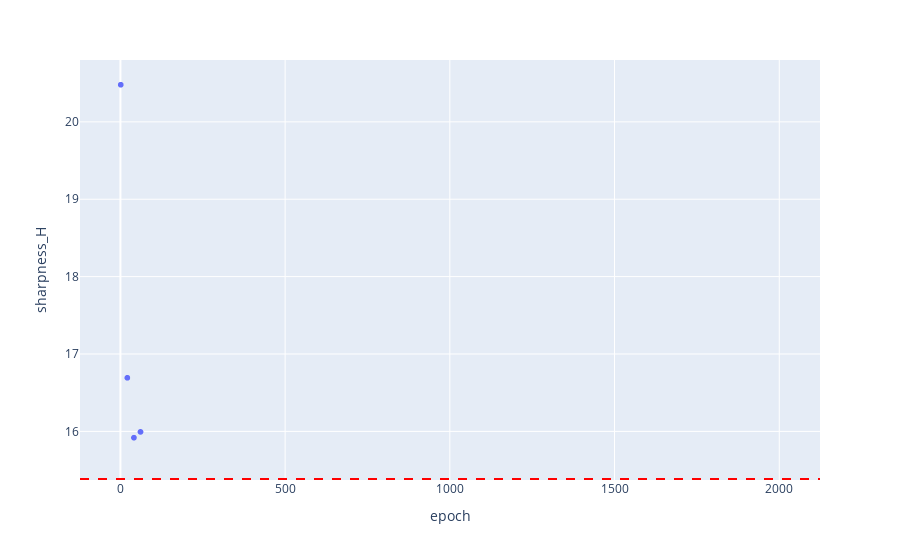

Source (notebook cell):
### Code cell
fig = px.scatter(out[out['model_id']==18], x='epoch', y='sharpness_H')
fig.add_hline(y=2/0.13, line_dash="dash", line_color="red")
fig.show()

### Figure 1 — Plotly figure (JSON) as saved in the notebook; plotly's stock layout.template omitted (floating-point values rounded to 4 significant figures; data arrays with more than 128 entries replaced by an {"elided": "..."} marker saying what was removed)
{"data": [{"hovertemplate": "epoch=%{x}<br>sharpness_H=%{y}<extra></extra>", "legendgroup": "", "marker": {"color": "#636efa", "symbol": "circle"}, "mode": "markers", "name": "", "showlegend": false, "x": {"elided": "2000 int values"}, "xaxis": "x", "y": {"elided": "2000 float values"}, "yaxis": "y", "type": "scattergl"}], "layout": {"xaxis": {"anchor": "y", "domain": [0.0, 1.0], "title": {"text": "epoch"}}, "yaxis": {"anchor": "x", "domain": [0.0, 1.0], "title": {"text": "sharpness_H"}}, "legend": {"tracegroupgap": 0}, "margin": {"t": 60}, "shapes": [{"line": {"color": "red", "dash": "dash"}, "type": "line", "x0": 0, "x1": 1, "xref": "x domain", "y0": 15.38, "y1": 15.38, "yref": "y"}]}}
